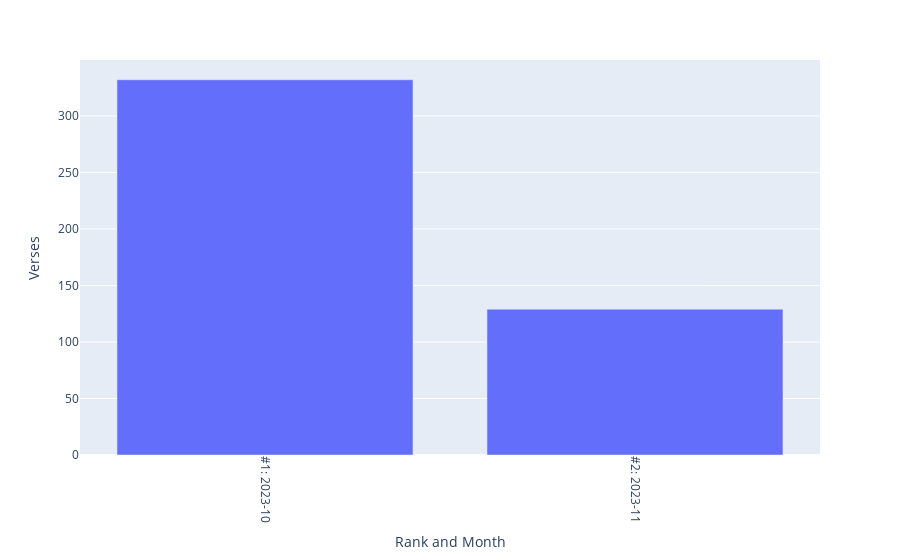

Source (notebook cell):
### Code cell
fig_top_months_by_verses = px.bar(df_top_months_by_verses, 
x = 'Rank and Month', y = 'Verses')
fig_top_months_by_verses.update_xaxes(tickangle = 90)
fig_top_months_by_verses.write_html('Analyses/top_months_by_verses.html')
fig_top_months_by_verses.write_image(
    'Analyses/top_months_by_verses.png', 
    width = 1920, height = 1080, engine = 'kaleido', scale = 2)
fig_top_months_by_verses

### Figure 1 — Plotly figure (JSON) as saved in the notebook; plotly's stock layout.template omitted (floating-point values rounded to 4 significant figures)
{"data": [{"alignmentgroup": "True", "hovertemplate": "Rank and Month=%{x}<br>Verses=%{y}<extra></extra>", "legendgroup": "", "marker": {"color": "#636efa", "pattern": {"shape": ""}}, "name": "", "offsetgroup": "", "orientation": "v", "showlegend": false, "textposition": "auto", "type": "bar", "x": ["#1: 2023-10", "#2: 2023-11"], "xaxis": "x", "y": [332, 129], "yaxis": "y"}], "layout": {"barmode": "relative", "legend": {"tracegroupgap": 0}, "margin": {"t": 60}, "xaxis": {"anchor": "y", "domain": [0, 1], "tickangle": 90, "title": {"text": "Rank and Month"}}, "yaxis": {"anchor": "x", "domain": [0, 1], "title": {"text": "Verses"}}}}
